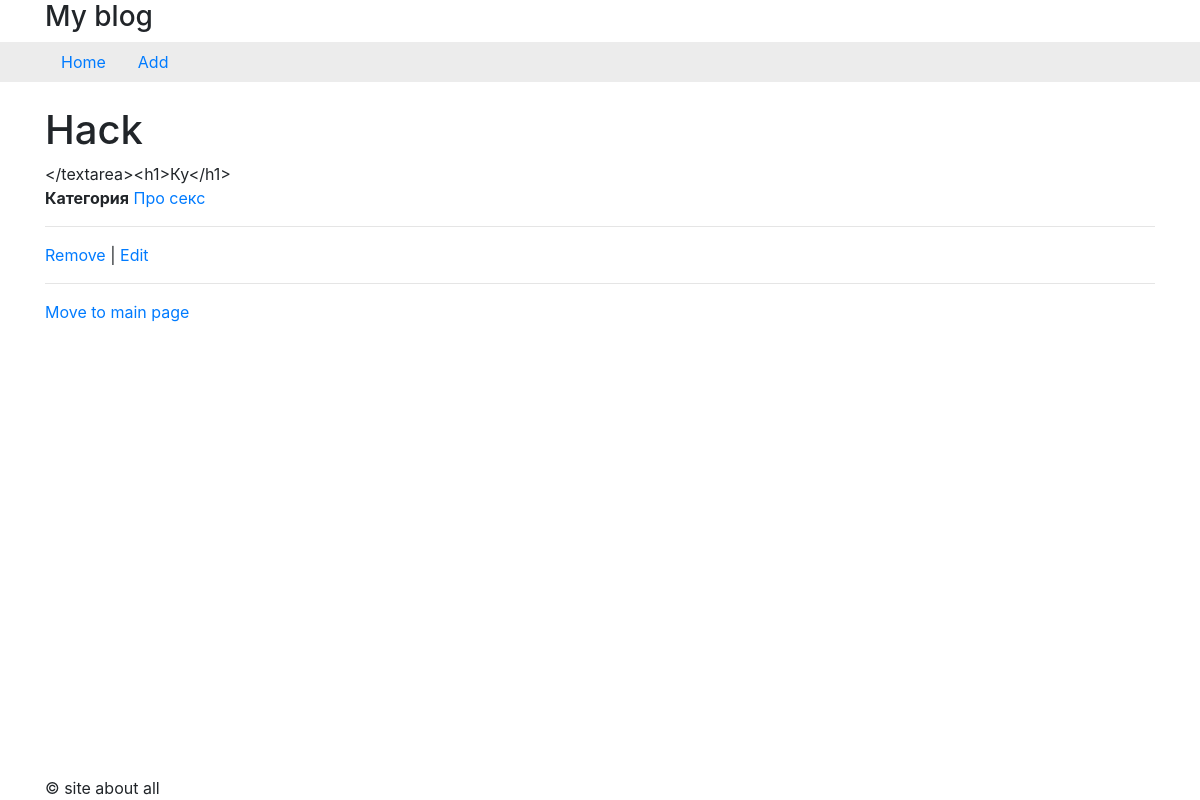
/article/24, run on an earlier commit of the app's database.
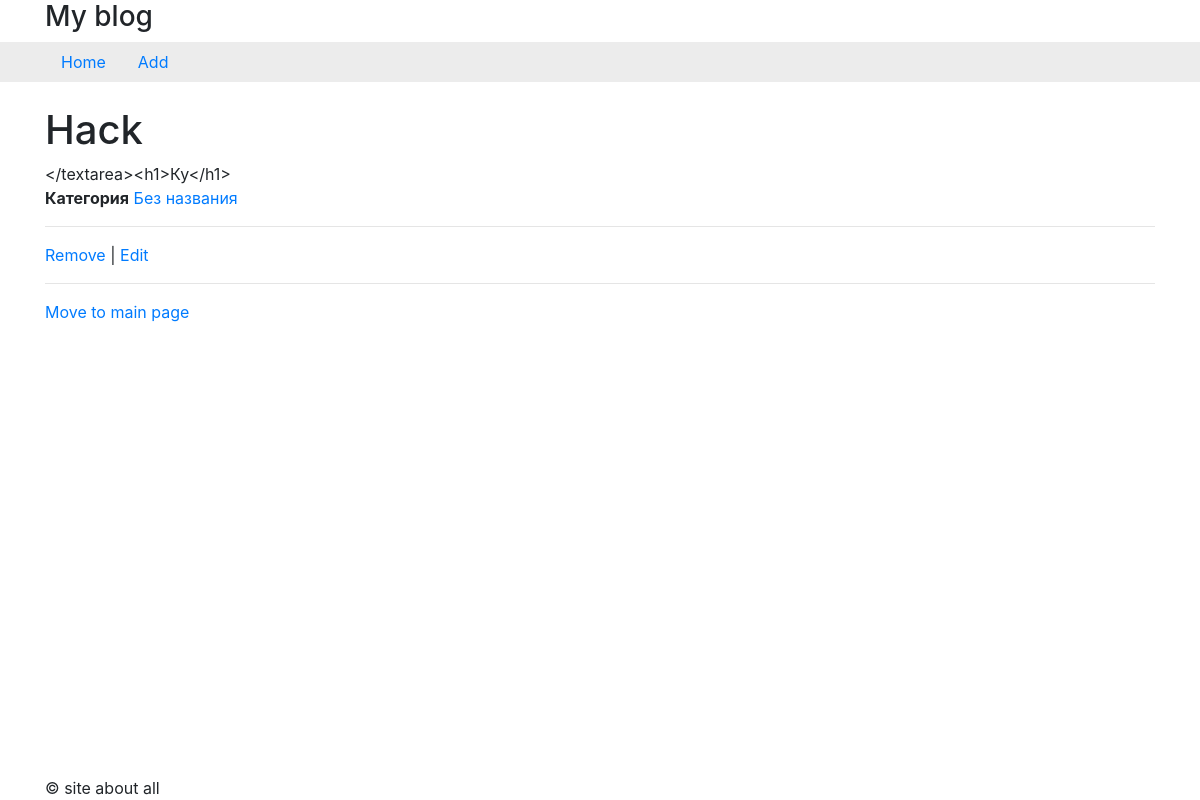
And on a later commit of the database.
### tables this page shows
CREATE TABLE `categories` (
  `id_category` int(10) UNSIGNED NOT NULL,
  `title` varchar(32) NOT NULL,
  `url` varchar(32) NOT NULL
);

### core/utils.php (called while the page is built, shortened)
<?php
function template(string $name, array $params = []): string
{
	$str = "tpl/$name.php";
	extract($params);
	include($str);
	$res = ob_get_clean();
	return $res;
}

### controllers/articleController.php (called while the page is built, shortened)
<?php
$strId = URL_PARAMS['id'] ?? '';
$id = (int)$strId;
$post = getArticle($id);
if (is_array($post)) {
	$cat = getCategory($post['id_category']);
	$pageContent = template('tpl_article', [
		'post' => $post,
		'cat' => $cat,
		'id' => $id
	]);
} else {
	$pageTitle = 'Страница не найдена';
	$pageContent = template('tpl_404');
}

### model/articles.php (called while the page is built, shortened)
<?php
include_once("core/db.php");
function getArticle($id)
{
	$sql = "SELECT * FROM articles WHERE id_article = $id";
	$query = dbQuery($sql);
	$result = $query->fetch(PDO::FETCH_ASSOC);
	return $result;
}

### core/db.php (called while the page is built, shortened)
<?php
function dbInstance()
{
	static $db;
	if ($db === null) {
		$db = new PDO('mysql:host=localhost;dbname=lesson4_dz;charset=UTF8', 'root', 'root');
	}
	return $db;
}
function dbQuery(string $sql, array $params = [])
{
	$query = dbInstance()->prepare($sql);
	$query->execute($params);
	return $query;
}

### model/categories.php (called while the page is built, shortened)
<?php
include_once("core/db.php");
function getCategory(string $id)
{
	$sql = "SELECT * FROM categories WHERE id_category = $id";
	$query = dbQuery($sql);
	$result = $query->fetch(PDO::FETCH_ASSOC);
	return $result;
}

### tpl/tpl_article.php (the view)
<div class="content">
	<? if($post): ?>
	<div class="article">
		<h1><?= $post['title'] ?></h1>
		<div><?= $post['text'] ?></div>
		<div><strong>Категория</strong>
			<a href="<?= BASE_URL ?>category/<?= $post['id_category'] ?>"><?= $cat['title'] ?></a>
		</div>
		<hr>
		<a href="<?= BASE_URL ?>delete/<?= $id ?>">Remove</a> |
		<a href="<?= BASE_URL ?>edit/<?= $id ?>">Edit</a>
	</div>
	<? endif; ?>
</div>
<hr>
<a href="<?= BASE_URL ?>">Move to main page</a>

What changed in the data, as far as the page shows it:
changed categories: title "Про секс" → "Без названия"
